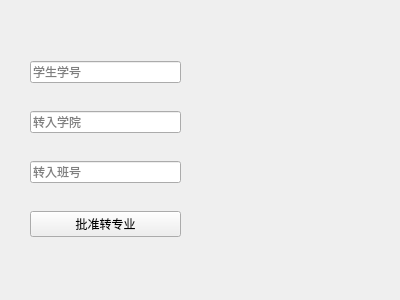
<?xml version="1.0" encoding="UTF-8"?>
<ui version="4.0">
 <class>Form</class>
 <widget class="QWidget" name="Form">
  <property name="geometry">
   <rect>
    <x>0</x>
    <y>0</y>
    <width>400</width>
    <height>300</height>
   </rect>
  </property>
  <property name="windowTitle">
   <string>学生转专业</string>
  </property>
  <widget class="QWidget" name="verticalLayoutWidget">
   <property name="geometry">
    <rect>
     <x>30</x>
     <y>39</y>
     <width>151</width>
     <height>221</height>
    </rect>
   </property>
   <layout class="QVBoxLayout" name="verticalLayout">
    <item>
     <widget class="QLineEdit" name="lineEdit_2">
      <property name="placeholderText">
       <string>学生学号</string>
      </property>
     </widget>
    </item>
    <item>
     <widget class="QLineEdit" name="lineEdit_3">
      <property name="placeholderText">
       <string>转入学院</string>
      </property>
     </widget>
    </item>
    <item>
     <widget class="QLineEdit" name="lineEdit">
      <property name="placeholderText">
       <string>转入班号</string>
      </property>
     </widget>
    </item>
    <item>
     <widget class="QPushButton" name="pushButton">
      <property name="text">
       <string>批准转专业</string>
      </property>
     </widget>
    </item>
   </layout>
  </widget>
  <widget class="QWidget" name="verticalLayoutWidget_2">
   <property name="geometry">
    <rect>
     <x>209</x>
     <y>39</y>
     <width>161</width>
     <height>221</height>
    </rect>
   </property>
   <layout class="QVBoxLayout" name="verticalLayout_2">
    <item>
     <widget class="QLabel" name="label">
      <property name="styleSheet">
       <string notr="true">border-image: url(:/picture/HIT_picture(10).jpg);</string>
      </property>
      <property name="text">
       <string/>
      </property>
     </widget>
    </item>
   </layout>
  </widget>
 </widget>
 <resources>
  <include location="../picture/picture.qrc"/>
 </resources>
 <connections/>
</ui>
